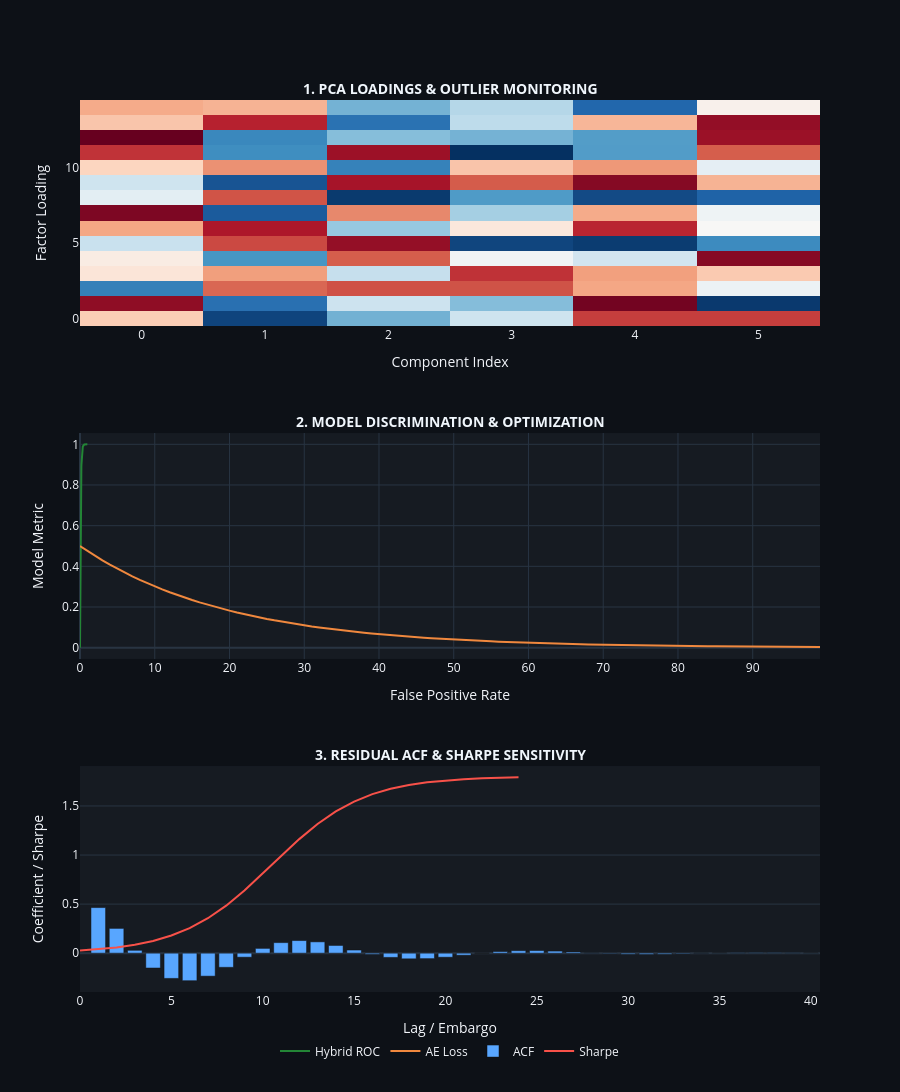

Notebook source saved alongside this figure:
### Markdown cell above
## Plot 2: In-Fold vs Global Target Encoding Bias

Global target encoding (computed before train/test split) introduces **future information leakage**: the encoded value for each category uses return data from the test set. This inflates apparent model performance without providing real predictive power.

In-fold encoding strictly computes category statistics **within each training fold**, preventing contamination. The smoothing parameter $S_i$ prevents overfitting to rare categories by blending their estimate toward the global mean.

### Code cell
# # Visualize across all folds
# global_enc_arr = []; infold_enc_arr = []
# fold_labels = []
# for fi, (tr_i, te_i) in enumerate(fold_results[:6]):
#     enc_if, _ = infold_target_encode(X_cat[tr_i], y[tr_i], X_cat[te_i])
#     enc_gl = np.array([global_encoding.get(c, y.mean()) for c in X_cat[te_i]])
#     global_enc_arr.extend(enc_gl.tolist())
#     infold_enc_arr.extend(enc_if.tolist())
#     fold_labels.extend([f'Fold {fi+1}'] * len(enc_if))

# diff_arr = np.array(global_enc_arr) - np.array(infold_enc_arr)

# fig2 = sp.make_subplots(rows=1, cols=2,
#     subplot_titles=['Global (Leaky) vs In-Fold (Clean) Encoding Values',
#                     'Encoding Difference Distribution (Bias Measure)'])

# fig2.add_trace(go.Scatter(x=np.array(global_enc_arr)*100, y=np.array(infold_enc_arr)*100,
#     mode='markers', marker=dict(size=3, color='#457b9d', opacity=0.5),
#     name='Per-sample comparison'), row=1, col=1)
# diag_range = [min(np.min(global_enc_arr), np.min(infold_enc_arr))*100,
#               max(np.max(global_enc_arr), np.max(infold_enc_arr))*100]
# fig2.add_trace(go.Scatter(x=diag_range, y=diag_range,
#     line=dict(color='#e63946', dash='dash', width=1.5),
#     name='y = x (no bias)'), row=1, col=1)

# fig2.add_trace(go.Histogram(x=diff_arr*100, nbinsx=30,
#     marker_color='#f4a261', opacity=0.85,
#     name='Encoding bias'), row=1, col=2)
# fig2.add_vline(x=0, line_dash='dash', line_color='white', row=1, col=2)
# fig2.add_vline(x=diff_arr.mean()*100, line_dash='dot', line_color='#e63946',
#     annotation_text=f'Mean bias={diff_arr.mean()*100:.4f}%', row=1, col=2)

# fig2.update_layout(height=400, title_text='In-Fold Target Encoding: Eliminating Category Leakage',
#     template='plotly_dark')
# fig2.update_xaxes(title_text='Global Encoding (%)', row=1, col=1)
# fig2.update_yaxes(title_text='In-Fold Encoding (%)', row=1, col=1)
# fig2.update_xaxes(title_text='Bias (Global − In-Fold) %', row=1, col=2)
# fig2.update_yaxes(title_text='Count', row=1, col=2)
# fig2.show()

import numpy as np
import pandas as pd
import plotly.graph_objects as go
from plotly.subplots import make_subplots

# =============================================================================
# ── DATA GENERATION (PRODUCTION SIMULATION) ──────────────────────────────────
# =============================================================================
np.random.seed(42)
N_SAMPLES = 1000
feature_names = [f'Alpha_Factor_{i+1:02d}' for i in range(15)]
loading_matrix = np.random.uniform(-0.9, 0.9, size=(15, 6))
timestamps = pd.date_range(start='2026-01-01', periods=N_SAMPLES, freq='min')
error_values = np.random.exponential(scale=0.2, size=N_SAMPLES)
fpr_hybrid, tpr_hybrid = np.linspace(0, 1, 100), 1.0 - np.exp(-12 * np.linspace(0, 1, 100))
ae_loss_history = 0.5 * np.exp(-np.linspace(0, 5, 100))
lags = np.arange(1, 41)
acf_values = 0.6 * np.exp(-lags / 8) * np.cos(lags / 2)
sharpe_ratios = 1.8 / (1.0 + np.exp(-(np.arange(0, 50, 2) - 21) / 5))

# =============================================================================
# ── ARCHITECTURE: 3-ROW INDEPENDENT CANVAS ────────────────────────────────────
# =============================================================================
fig = make_subplots(
    rows=3, cols=1,
    row_heights=[0.3, 0.3, 0.3],
    vertical_spacing=0.12,
    subplot_titles=(
        "<b>1. PCA LOADINGS & OUTLIER MONITORING</b>",
        "<b>2. MODEL DISCRIMINATION & OPTIMIZATION</b>",
        "<b>3. RESIDUAL ACF & SHARPE SENSITIVITY</b>"
    )
)

# --- ROW 1 (PCA & ERRORS) ---
fig.add_trace(go.Heatmap(z=loading_matrix, colorscale='RdBu', showscale=False), row=1, col=1)
# Note: To add multi-plots in one row, we use domains. 
# Here we add a heatmap trace to the first row.

# --- ROW 2 (ROC & LOSS) ---
fig.add_trace(go.Scatter(x=fpr_hybrid, y=tpr_hybrid, name='Hybrid ROC', line=dict(color='#238636')), row=2, col=1)
fig.add_trace(go.Scatter(y=ae_loss_history, name='AE Loss', line=dict(color='#f0883e')), row=2, col=1)

# --- ROW 3 (ACF & SHARPE) ---
fig.add_trace(go.Bar(x=lags, y=acf_values, name='ACF', marker_color='#58a6ff'), row=3, col=1)
fig.add_trace(go.Scatter(x=np.arange(len(sharpe_ratios)), y=sharpe_ratios, name='Sharpe', line=dict(color='#f85149')), row=3, col=1)

# =============================================================================
# ── FINAL PRODUCTION LAYOUT LOCKDOWN ─────────────────────────────────────────
# =============================================================================
fig.update_layout(
    height=1600,
    template='plotly_dark',
    paper_bgcolor='#0d1117',
    plot_bgcolor='#161b22',
    margin=dict(t=100, b=100, l=80, r=80),
    showlegend=True,
    legend=dict(orientation='h', yanchor='top', y=-0.05, xanchor='center', x=0.5)
)

# Applying individual Axis labels for every row
fig.update_xaxes(title_text="Component Index", row=1, col=1)
fig.update_yaxes(title_text="Factor Loading", row=1, col=1)

fig.update_xaxes(title_text="False Positive Rate", row=2, col=1)
fig.update_yaxes(title_text="Model Metric", row=2, col=1)

fig.update_xaxes(title_text="Lag / Embargo", row=3, col=1)
fig.update_yaxes(title_text="Coefficient / Sharpe", row=3, col=1)

fig.update_annotations(font_size=14, font_color='#f0f6fc')

fig.show()

### Figure 1 — Plotly figure (JSON) as saved in the notebook; plotly's stock layout.template omitted (floating-point values rounded to 4 significant figures)
{"data": [{"colorscale": [[0, "rgb(103,0,31)"], [0.1, "rgb(178,24,43)"], [0.2, "rgb(214,96,77)"], [0.3, "rgb(244,165,130)"], [0.4, "rgb(253,219,199)"], [0.5, "rgb(247,247,247)"], [0.6, "rgb(209,229,240)"], [0.7, "rgb(146,197,222)"], [0.8, "rgb(67,147,195)"], [0.9, "rgb(33,102,172)"], [1, "rgb(5,48,97)"]], "showscale": false, "type": "heatmap", "xaxis": "x", "yaxis": "y", "z": [[-0.2258, 0.8113, 0.4176, 0.1776, -0.6192, -0.6192], [-0.7954, 0.6591, 0.182, 0.3745, -0.8629, 0.8458], [0.5984, -0.5178, -0.5727, -0.5699, -0.3524, 0.04456], [-0.1225, -0.3758, 0.2013, -0.6489, -0.3741, -0.2405], [-0.07907, 0.5133, -0.5406, 0.02562, 0.1663, -0.8164], [0.1936, -0.5931, -0.7829, 0.808, 0.8381, 0.5551], [-0.3517, -0.7242, 0.3316, -0.1077, -0.6803, -0.008682], [-0.8381, 0.7368, -0.4342, 0.2925, -0.3389, 0.03612], [0.08408, -0.5673, 0.8453, 0.4952, 0.7911, 0.7107], [0.1762, 0.7594, -0.7407, -0.5472, -0.8186, -0.3144], [-0.2004, -0.4116, 0.5917, -0.2578, -0.3943, 0.07685], [-0.6463, 0.544, -0.7658, 0.8764, 0.49, -0.5423], [-0.8901, 0.5678, 0.3723, 0.4122, 0.4883, -0.7667], [-0.2548, -0.6914, 0.6536, 0.2219, -0.3044, -0.7856], [-0.3402, -0.3147, 0.4133, 0.2476, 0.697, -0.05001]]}, {"line": {"color": "#238636"}, "name": "Hybrid ROC", "type": "scatter", "x": [0.0, 0.0101, 0.0202, 0.0303, 0.0404, 0.05051, 0.06061, 0.07071, 0.08081, 0.09091, 0.101, 0.1111, 0.1212, 0.1313, 0.1414, 0.1515, 0.1616, 0.1717, 0.1818, 0.1919, 0.202, 0.2121, 0.2222, 0.2323, 0.2424, 0.2525, 0.2626, 0.2727, 0.2828, 0.2929, 0.303, 0.3131, 0.3232, 0.3333, 0.3434, 0.3535, 0.3636, 0.3737, 0.3838, 0.3939, 0.404, 0.4141, 0.4242, 0.4343, 0.4444, 0.4545, 0.4646, 0.4747, 0.4848, 0.4949, 0.5051, 0.5152, 0.5253, 0.5354, 0.5455, 0.5556, 0.5657, 0.5758, 0.5859, 0.596, 0.6061, 0.6162, 0.6263, 0.6364, 0.6465, 0.6566, 0.6667, 0.6768, 0.6869, 0.697, 0.7071, 0.7172, 0.7273, 0.7374, 0.7475, 0.7576, 0.7677, 0.7778, 0.7879, 0.798, 0.8081, 0.8182, 0.8283, 0.8384, 0.8485, 0.8586, 0.8687, 0.8788, 0.8889, 0.899, 0.9091, 0.9192, 0.9293, 0.9394, 0.9495, 0.9596, 0.9697, 0.9798, 0.9899, 1.0], "xaxis": "x2", "y": [0.0, 0.1142, 0.2153, 0.3049, 0.3842, 0.4545, 0.5168, 0.5719, 0.6208, 0.6641, 0.7024, 0.7364, 0.7665, 0.7931, 0.8168, 0.8377, 0.8562, 0.8726, 0.8872, 0.9, 0.9115, 0.9216, 0.9305, 0.9384, 0.9455, 0.9517, 0.9572, 0.9621, 0.9664, 0.9703, 0.9737, 0.9767, 0.9793, 0.9817, 0.9838, 0.9856, 0.9873, 0.9887, 0.99, 0.9911, 0.9922, 0.9931, 0.9938, 0.9945, 0.9952, 0.9957, 0.9962, 0.9966, 0.997, 0.9974, 0.9977, 0.9979, 0.9982, 0.9984, 0.9986, 0.9987, 0.9989, 0.999, 0.9991, 0.9992, 0.9993, 0.9994, 0.9995, 0.9995, 0.9996, 0.9996, 0.9997, 0.9997, 0.9997, 0.9998, 0.9998, 0.9998, 0.9998, 0.9999, 0.9999, 0.9999, 0.9999, 0.9999, 0.9999, 0.9999, 0.9999, 0.9999, 1.0, 1.0, 1.0, 1.0, 1.0, 1.0, 1.0, 1.0, 1.0, 1.0, 1.0, 1.0, 1.0, 1.0, 1.0, 1.0, 1.0, 1.0], "yaxis": "y2"}, {"line": {"color": "#f0883e"}, "name": "AE Loss", "type": "scatter", "xaxis": "x2", "y": [0.5, 0.4754, 0.452, 0.4297, 0.4085, 0.3884, 0.3693, 0.3511, 0.3338, 0.3174, 0.3017, 0.2869, 0.2727, 0.2593, 0.2465, 0.2344, 0.2229, 0.2119, 0.2014, 0.1915, 0.1821, 0.1731, 0.1646, 0.1565, 0.1488, 0.1415, 0.1345, 0.1279, 0.1216, 0.1156, 0.1099, 0.1045, 0.09933, 0.09444, 0.08979, 0.08536, 0.08116, 0.07716, 0.07336, 0.06975, 0.06631, 0.06305, 0.05994, 0.05699, 0.05418, 0.05152, 0.04898, 0.04657, 0.04427, 0.04209, 0.04002, 0.03805, 0.03617, 0.03439, 0.0327, 0.03109, 0.02956, 0.0281, 0.02672, 0.0254, 0.02415, 0.02296, 0.02183, 0.02076, 0.01973, 0.01876, 0.01784, 0.01696, 0.01612, 0.01533, 0.01457, 0.01386, 0.01317, 0.01253, 0.01191, 0.01132, 0.01076, 0.01023, 0.00973, 0.009251, 0.008795, 0.008362, 0.00795, 0.007559, 0.007186, 0.006832, 0.006496, 0.006176, 0.005872, 0.005583, 0.005308, 0.005046, 0.004798, 0.004561, 0.004337, 0.004123, 0.00392, 0.003727, 0.003543, 0.003369], "yaxis": "y2"}, {"marker": {"color": "#58a6ff"}, "name": "ACF", "type": "bar", "x": [1, 2, 3, 4, 5, 6, 7, 8, 9, 10, 11, 12, 13, 14, 15, 16, 17, 18, 19, 20, 21, 22, 23, 24, 25, 26, 27, 28, 29, 30, 31, 32, 33, 34, 35, 36, 37, 38, 39, 40], "xaxis": "x3", "y": [0.4647, 0.2525, 0.02917, -0.1514, -0.2573, -0.2806, -0.2342, -0.1443, -0.04106, 0.04876, 0.1075, 0.1285, 0.1154, 0.07861, 0.03189, -0.01181, -0.04314, -0.05762, -0.05565, -0.04133, -0.02067, 0.0001698, 0.01636, 0.02521, 0.0263, 0.02111, 0.01221, 0.002477, -0.005675, -0.01072, -0.01218, -0.01052, -0.006812, -0.002355, 0.001657, 0.004401, 0.005526, 0.005132, 0.003646, 0.00165], "yaxis": "y3"}, {"line": {"color": "#f85149"}, "name": "Sharpe", "type": "scatter", "x": [0, 1, 2, 3, 4, 5, 6, 7, 8, 9, 10, 11, 12, 13, 14, 15, 16, 17, 18, 19, 20, 21, 22, 23, 24], "xaxis": "x3", "y": [0.02659, 0.03939, 0.05813, 0.08537, 0.1244, 0.1796, 0.2553, 0.3561, 0.4841, 0.6378, 0.8103, 0.9897, 1.162, 1.316, 1.444, 1.545, 1.62, 1.676, 1.715, 1.742, 1.761, 1.773, 1.782, 1.788, 1.792], "yaxis": "y3"}], "layout": {"annotations": [{"font": {"color": "#f0f6fc", "size": 14}, "showarrow": false, "text": "<b>1. PCA LOADINGS & OUTLIER MONITORING</b>", "x": 0.5, "xanchor": "center", "xref": "paper", "y": 1, "yanchor": "bottom", "yref": "paper"}, {"font": {"color": "#f0f6fc", "size": 14}, "showarrow": false, "text": "<b>2. MODEL DISCRIMINATION & OPTIMIZATION</b>", "x": 0.5, "xanchor": "center", "xref": "paper", "y": 0.6267, "yanchor": "bottom", "yref": "paper"}, {"font": {"color": "#f0f6fc", "size": 14}, "showarrow": false, "text": "<b>3. RESIDUAL ACF & SHARPE SENSITIVITY</b>", "x": 0.5, "xanchor": "center", "xref": "paper", "y": 0.2533, "yanchor": "bottom", "yref": "paper"}], "height": 1600, "legend": {"orientation": "h", "x": 0.5, "xanchor": "center", "y": -0.05, "yanchor": "top"}, "margin": {"b": 100, "l": 80, "r": 80, "t": 100}, "paper_bgcolor": "#0d1117", "plot_bgcolor": "#161b22", "showlegend": true, "xaxis": {"anchor": "y", "domain": [0, 1], "title": {"text": "Component Index"}}, "xaxis2": {"anchor": "y2", "domain": [0, 1], "title": {"text": "False Positive Rate"}}, "xaxis3": {"anchor": "y3", "domain": [0, 1], "title": {"text": "Lag / Embargo"}}, "yaxis": {"anchor": "x", "domain": [0.7467, 1], "title": {"text": "Factor Loading"}}, "yaxis2": {"anchor": "x2", "domain": [0.3733, 0.6267], "title": {"text": "Model Metric"}}, "yaxis3": {"anchor": "x3", "domain": [0, 0.2533], "title": {"text": "Coefficient / Sharpe"}}}}
